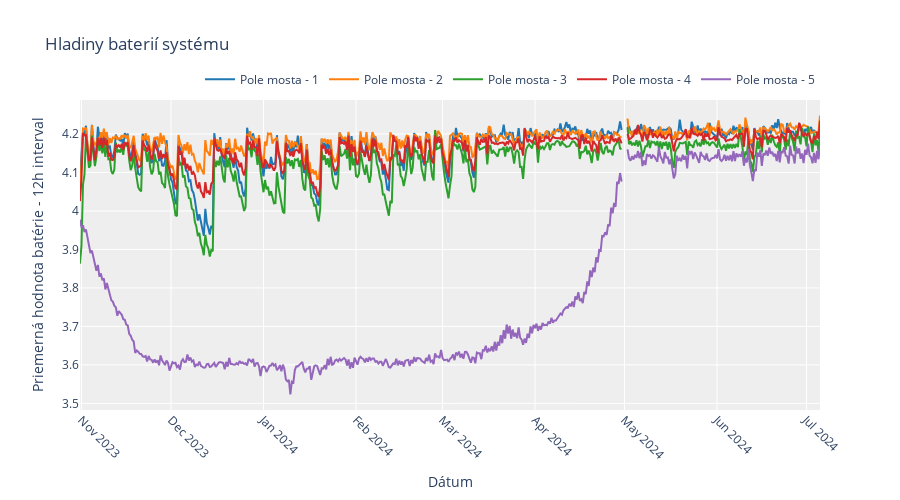

Write notebook code for a chart like this one.
### Code cell
import pandas as pd
import plotly.graph_objs as go
import plotly.subplots as sp

# Assuming df_spans_flattened is a list of DataFrames
df_plot = df_spans_flattened[0]
df_plot['time_server_UTC'] = pd.to_datetime(df_plot['time_server_UTC'])

# Create subplots
fig_combined = sp.make_subplots(rows=1, cols=1)

average_set = "12h"  # Use lowercase 'h' instead of 'H'
# Assuming df_spans_flattened is a list of DataFrames
for index, df_plot in enumerate(df_spans_flattened):
    df_plot['time_server_UTC'] = pd.to_datetime(df_plot['time_server_UTC'])

    # Resample to get hourly averages
    hourly_avg = df_plot.resample(average_set, on='time_server_UTC')[
        'meta_power_battery_V'].mean()

    # Add a trace for each DataFrame with a unique legend name
    trace = go.Scatter(x=hourly_avg.index, y=hourly_avg.values,
                       mode='lines', name=f'Pole mosta - {index+1}')
    fig_combined.add_trace(trace)

# Update layout to place legend on top, change background color, use "T10" color scheme, and set aspect ratio to 3:2
fig_combined.update_layout(title='Hladiny baterií systému',
                           xaxis_title='Dátum', yaxis_title=f'Priemerná hodnota batérie - {average_set} interval',
                           xaxis=dict(tickangle=45),
                           legend=dict(orientation='h', yanchor='bottom',
                                       y=1.02, xanchor='right', x=1),
                           plot_bgcolor='#EEEEEE',
                           colorway=['#1f77b4', '#ff7f0e', '#2ca02c', '#d62728', '#9467bd',
                                     '#8c564b', '#e377c2', '#7f7f7f', '#bcbd22', '#17becf'],
                           width=900, height=500)  # Set width and height for 3:2 aspect ratio

# Show the combined plot
fig_combined.show()

### Figure 1 — Plotly figure (JSON) as saved in the notebook; plotly's stock layout.template omitted (floating-point values rounded to 4 significant figures; data arrays with more than 128 entries replaced by an {"elided": "..."} marker saying what was removed)
{"data": [{"mode": "lines", "name": "Pole mosta - 1", "type": "scatter", "x": {"elided": "497 str values"}, "y": {"elided": "497 float values"}}, {"mode": "lines", "name": "Pole mosta - 2", "type": "scatter", "x": {"elided": "497 str values"}, "y": {"elided": "497 float values"}}, {"mode": "lines", "name": "Pole mosta - 3", "type": "scatter", "x": {"elided": "497 str values"}, "y": {"elided": "497 float values"}}, {"mode": "lines", "name": "Pole mosta - 4", "type": "scatter", "x": {"elided": "497 str values"}, "y": {"elided": "497 float values"}}, {"mode": "lines", "name": "Pole mosta - 5", "type": "scatter", "x": {"elided": "497 str values"}, "y": {"elided": "497 float values"}}], "layout": {"colorway": ["#1f77b4", "#ff7f0e", "#2ca02c", "#d62728", "#9467bd", "#8c564b", "#e377c2", "#7f7f7f", "#bcbd22", "#17becf"], "height": 500, "legend": {"orientation": "h", "x": 1, "xanchor": "right", "y": 1.02, "yanchor": "bottom"}, "plot_bgcolor": "#EEEEEE", "title": {"text": "Hladiny baterií systému"}, "width": 900, "xaxis": {"anchor": "y", "domain": [0, 1], "tickangle": 45, "title": {"text": "Dátum"}}, "yaxis": {"anchor": "x", "domain": [0, 1], "title": {"text": "Priemerná hodnota batérie - 12h interval"}}}}
